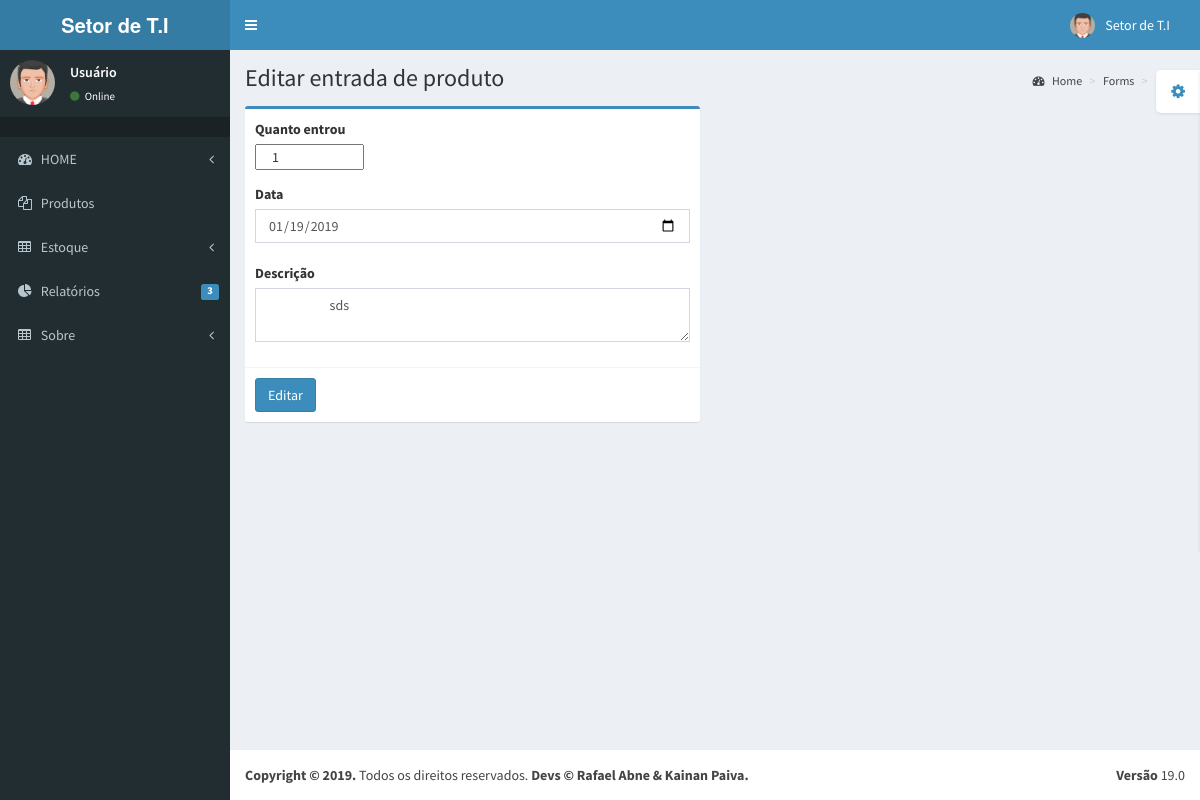
The app's page /pages/relatorio/editar_entrada.php?id=3 (signed in) with its own data.
### tables this page shows
CREATE TABLE `entrada` (
  `id` int(11) NOT NULL,
  `produto` varchar(50) NOT NULL,
  `categoria` varchar(30) NOT NULL,
  `descricao` varchar(100) DEFAULT NULL,
  `quantidade` int(11) NOT NULL,
  `data_entrada` date NOT NULL,
  `hora_entrada` time NOT NULL
);

### pages/relatorio/editar_entrada.php (the view, shortened to what this page needs)
<?php
require "../cabecalho/aside.php";
require "../config.php";
$id = $_GET['id'];
$sql = "SELECT * FROM entrada WHERE id = ? ";
$declaracaoSql = $conexao->prepare($sql);
$declaracaoSql->bindParam(1,$id);
$declaracaoSql->execute();
$dados = $declaracaoSql->fetch();
?>
      <div class="content-wrapper">
        <section class="content-header">
          <h1>
            Editar entrada de produto
          </h1>
          <ol class="breadcrumb">
            <li><a href="#"><i class="fa fa-dashboard"></i> Home</a></li>
            <li><a href="#">Forms</a></li>
            <li class="active">Editar</li>
          </ol>
        </section>
        <section class="content">
          <div class="row">
            <div class="col-md-6">
              <div class="box box-primary">
                <form role="form" method="POST" action="salvar_entrada.php">
                <div class="box-body">
                    <div class="form-group">
                       <label for="entrada">Quanto entrou</label><br>
                       <input type="number" name="quantidade" class="col-xs-3" value="<?php echo $dados['quantidade'];?>"><br><br>
                       <label for="data">Data</label><br>
                       <input type="date" name="data" class="form-control" value ="<?php echo $dados['data_entrada'];?>"><br>
                       <label>Descrição</label>
                      <textarea class="form-control" name="descricao"><?php echo $dados['descricao'];?>
                      </textarea>
                    </div>
                  </div>
                  <div class="box-footer">
                    <button type="submit" class="btn btn-primary">Editar</button>
                  </div>
                </form>
              </div>
            </div>
          </div>
        </section>
      </div>
     <?php
      require "../cabecalho/footer.php";
      ?>

### records on screen
entrada: quantidade "1", data "01/19/2019", descricao "sds"

### other values on screen
relatorio() "3"
